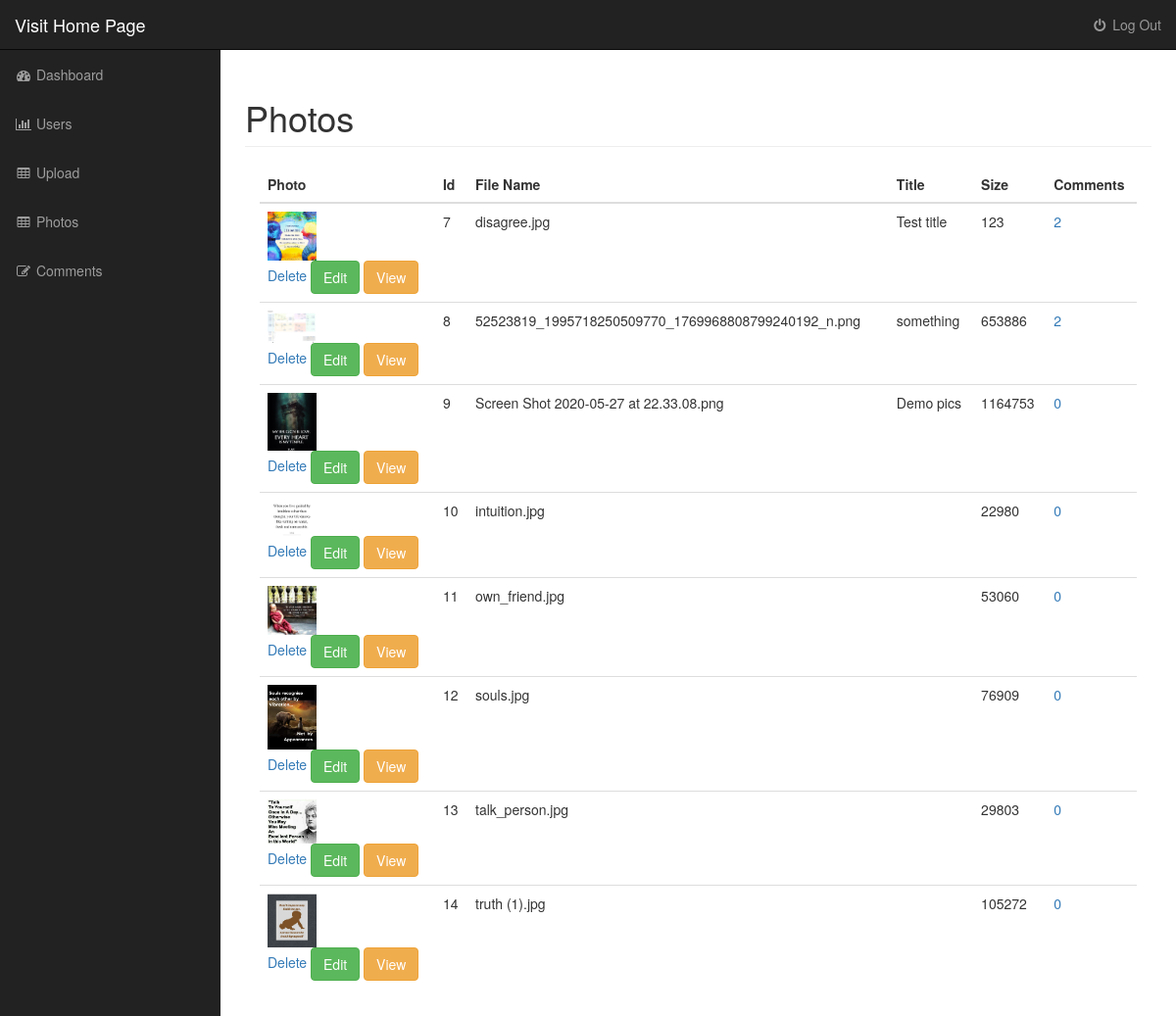
The app's page /admin/photos.php (signed in) with its own data.
### tables this page shows
CREATE TABLE `photos` (
  `id` int(11) NOT NULL,
  `title` varchar(255) NOT NULL,
  `caption` varchar(255) NOT NULL,
  `description` text NOT NULL,
  `filename` varchar(255) NOT NULL,
  `alternate_text` varchar(255) NOT NULL,
  `type` varchar(255) NOT NULL,
  `size` int(11) NOT NULL
);

### admin/includes/database.php (called while the page is built, shortened)
<?php
    class Database {
        private $connection;
        public function open_db_connection()
        {
            $this->connection= new mysqli(DB_HOST, DB_USER, DB_PASS, DB_NAME);
            $this->connection->query("SET SESSION sql_mode = ''");
        }
        public function query($sql)
        {
            $result= $this->connection->query($sql);
            return $result;
        }
        public function escape_string($string)
        {
            return $this->connection->escape_string($string);
        }
    }
    $database= new Database();
?>

### admin/includes/db_object.php (called while the page is built, shortened)
<?php
    class Db_object {
        protected static $db_table= '';
        public static function find_all()
        {
            return self::find_by_query("SELECT * FROM ". static::$db_table);
        }
        public static function find_by_query($sql)
        {
            global $database;
            $result_set         = $database->query($sql);
            $the_object_array   = [];
            while($row= $result_set->fetch_array()) {
                $the_object_array[]= self::instantiation($row);
            }
            return $the_object_array;
        }
        public static function instantiation($the_record)
        {
            $the_object= new static;
            foreach($the_record as $k => $v) {
                if(property_exists($the_object, $k)) {
                    $the_object->$k= $v;
                }
            }
            return $the_object;
        }
    }
?>

### admin/includes/photo.php (called while the page is built, shortened)
<?php
    class Photo extends Db_object {
        public $filename;
        public $upload_directory= 'images';
        public function picture_path()
        {
            return $this->upload_directory. DS . $this->filename;
        }
    }
?>

### admin/includes/comment.php (called while the page is built, shortened)
<?php
    class Comment extends Db_object {
        protected static $db_table= 'comments';
        public static function find_the_comments($photo_id= 0)
        {
            global $database;
            $sql  = "SELECT * FROM ". self::$db_table;
            $sql .= " WHERE photo_id=". $database->escape_string($photo_id);
            $sql .= " ORDER BY photo_id ASC";
            return self::find_by_query($sql);
        }
    }
?>

### admin/photos.php (the view, shortened to what this page needs)
<?php include("includes/header.php"); ?>
<?php
    $photos= Photo::find_all();
?>
        <nav class="navbar navbar-inverse navbar-fixed-top" role="navigation">
            <?php include("includes/top_nav.php"); ?>
            <?php include("includes/side_nav.php"); ?>
        </nav>
        <div id="page-wrapper">
            <div class="container-fluid">
                <div class="row">
                    <div class="col-lg-12">
                        <h1 class="page-header">
                            Photos
                        </h1>
                        <div class="col-md-12">
                            <table class="table table-hover">
                                <thead>
                                    <tr>
                                        <th>Photo</th>
                                        <th>Id</th>
                                        <th>File Name</th>
                                        <th>Title</th>
                                        <th>Size</th>
                                        <th>Comments</th>
                                    </tr>
                                </thead>
                                <tbody>
                                    <?php
                                        foreach($photos as $photo):
                                    ?>
                                    <tr>
                                        <td><img style="width: 50px;" src="<?php echo $photo->picture_path();  ?>" alt="">
                                            <div class="action_link">
                                                <a class="delete_link" href="delete_photo.php?id=<?php echo $photo->id; ?>" class="btn btn-danger">Delete</a>
                                                <a href="edit_photo.php?id=<?php echo $photo->id; ?>" class="btn btn-success">Edit</a>
                                                <a href="../photos.php?id=<?php echo $photo->id; ?>" class="btn btn-warning">View</a>
                                            </div>
                                        </td>
                                        <td><?php echo $photo->id; ?></td>
                                        <td><?php echo $photo->filename; ?></td>
                                        <td><?php echo $photo->title; ?></td>
                                        <td><?php echo $photo->size; ?></td>
                                        <td>
                                            <?php
                                                $comments= Comment::find_the_comments($photo->id);
                                            ?>
                                            <a href="comment_photo.php?id=<?php echo $photo->id; ?>"><?php echo count($comments); ?></a>
                                        </td>
                                    </tr>
                                        <?php endforeach; ?>
                                </tbody>
                            </table>
                        </div>
                    </div>
                </div>
            </div>
        </div>
  <?php include("includes/footer.php"); ?>

### admin/css/sb-admin.css (style rules this page uses)
body { margin-top: 100px; background-color: #222; }
@media (min-width:768px) { body { margin-top: 50px; } }
#page-wrapper { width: 100%; padding: 0; background-color: #fff; }
@media (min-width:768px) { #page-wrapper { padding: 10px; } }

### records on screen
photos: filename (picture), id "7", filename "disagree.jpg", title "Test title", size "123", count($comments) "2"
photos: filename (picture), id "8", filename "52523819_1995718250509770_1769968808799240192_n.png", title "something", size "653886", count($comments) "2"
photos: filename (picture), id "9", filename "Screen Shot 2020-05-27 at 22.33.08.png", title "Demo pics", size "1164753", count($comments) "0"
photos: filename (picture), id "10", filename "intuition.jpg", size "22980", count($comments) "0"
photos: filename (picture), id "11", filename "own_friend.jpg", size "53060", count($comments) "0"
photos: filename (picture), id "12", filename "souls.jpg", size "76909", count($comments) "0"
photos: filename (picture), id "13", filename "talk_person.jpg", size "29803", count($comments) "0"
photos: filename (picture), id "14", filename "truth (1).jpg", size "105272", count($comments) "0"
